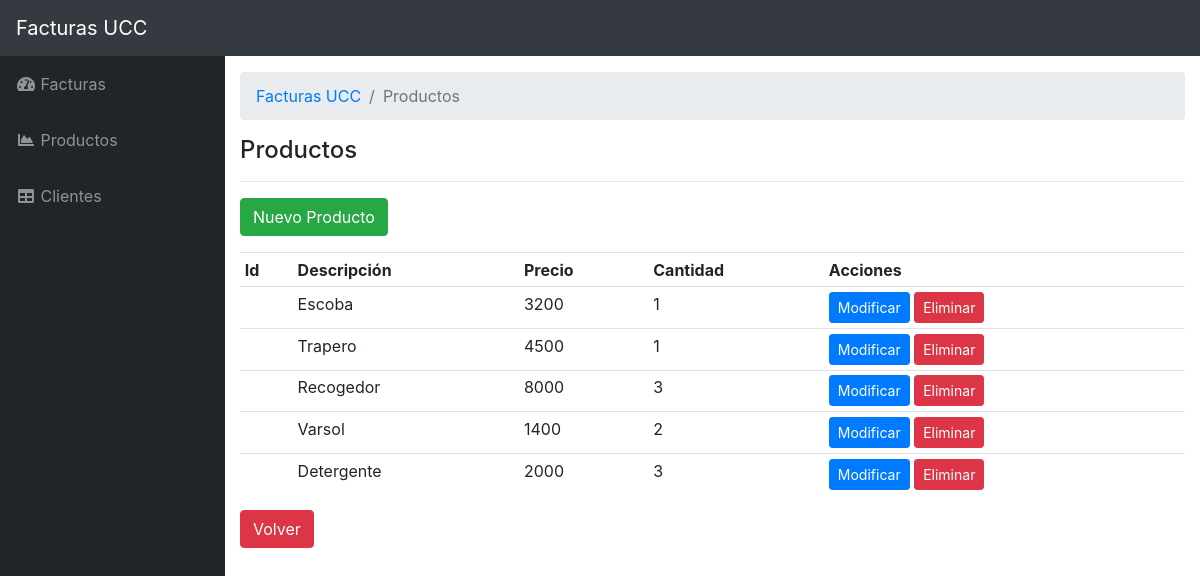
The app's page /productos/index.php, older data.
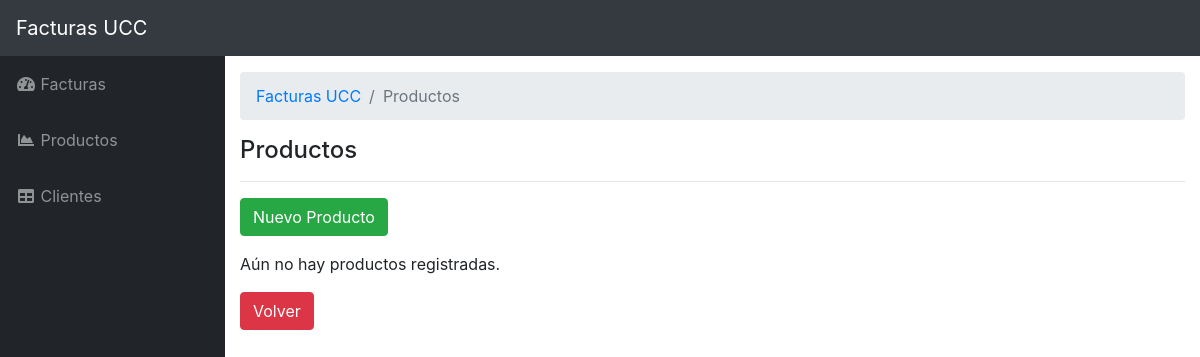
The same page, newer data.
### tables this page shows
CREATE TABLE `productos` (
  `id_producto` int(11) NOT NULL,
  `descripcion` varchar(255) NOT NULL,
  `precio` float NOT NULL,
  `cantidad` int(11) NOT NULL
);

### productos/index.php (the view, shortened to what this page needs)
<?php
$servername = "localhost";
$username = "root";
$password = "";
$dbname = "formularios-factura";
$conn = new mysqli($servername, $username, $password, $dbname);
$sql = "SELECT * FROM `productos`";
$result = $conn->query($sql);
if ($result->num_rows > 0) {
    $productos = $result->fetch_all(MYSQLI_ASSOC);
} else {
    $productos = null;
}
?>
<?php require_once '../sitio/cabecera.php' ?>
<ol class="breadcrumb">
    <li class="breadcrumb-item">
        <a href="<?php echo BASE_URL_ ?>">Facturas UCC</a>
    </li>
    <li class="breadcrumb-item active">Productos</li>
</ol>
<h4>Productos</h4>
<hr>
<div class="row mb-3">
    <div class="col-md-12">
        <a class="btn btn-success" href="crear.php">Nuevo Producto</a>
    </div>
</div>
<div class="row">
    <div class="col-md-12">
        <?php if (empty($productos)) : ?>
            <p>Aún no hay productos registradas.</p>
        <?php else : ?>
            <table class="table table-sm">
                <tr>
                    <th>Id</th>
                    <th>Descripción</th>
                    <th>Precio</th>
                    <th>Cantidad</th>
                    <th>Acciones</th>
                </tr>
                <?php foreach ($productos as $key => $producto) : ?>
                    <tr>
                        <td><?php echo $producto['id_producto'] ?></td>
                        <td><?php echo $producto['descripcion'] ?></td>
                        <td><?php echo $producto['precio'] ?></td>
                        <td><?php echo $producto['cantidad'] ?></td>
                        <td>
                            <a class="btn btn-sm btn-primary " href="actualizar.php?id=<?php echo $producto['id_producto'] ?>">Modificar</a>
                            <a class="btn btn-sm btn-danger " href="borrar.php?id=<?php echo $producto['id_producto'] ?>" onclick="return confirm('¿Estas seguro?')">
                                Eliminar</a>
                        </td>
                    </tr>
                <?php endforeach; ?>
            </table>
        <?php endif; ?>
    </div>
</div>
<div class="row mb-3">
    <div class="col-md-12">
        <a href="<?php echo BASE_URL_ ?>" class="btn btn-danger">Volver</button></a>
    </div>
</div>
<?php require_once '../sitio/pie.php' ?>

Row changes from the older to the newer data that the page shows:
removed productos: descripcion "Escoba", precio "3200", cantidad "1"
removed productos: descripcion "Trapero", precio "4500", cantidad "1"
removed productos: descripcion "Recogedor", precio "8000", cantidad "3"
removed productos: descripcion "Varsol", precio "1400", cantidad "2"
removed productos: descripcion "Detergente", precio "2000", cantidad "3"
Text that changed along with them:
text no longer shown: "Id Descripción Precio Cantidad Acciones"
text now shown: "Aún no hay productos registradas."
